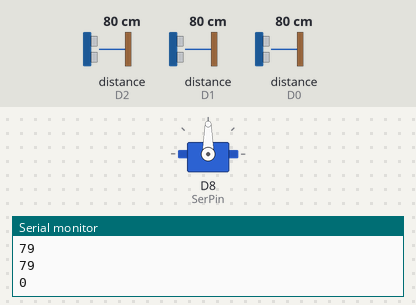
Recording of a sketch running on a simulated ESP8266 (NodeMCU). Parts: servo, the last lines printed to the serial monitor. Inputs (shaded band) come from the test bench; at power-on: distance to the obstacle (sensors on D2, D1, D0) 80 cm. The echo pulse lasts 58.3 µs per cm; WiFi joins after 1.5 s; servers stay silent unless stated; uploads are accepted with an empty reply.

Above: at 2.7 s.
2.8 s: distance to the obstacle (sensor on D2) set to 12 cm
4.3 s: distance to the obstacle (sensor on D2) set to 9 cm
At 5.8 s:
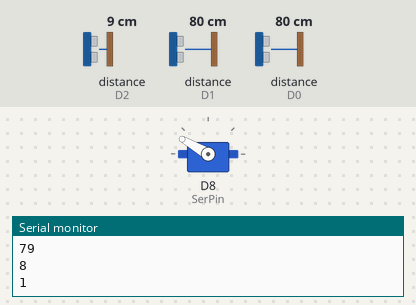
6.1 s: distance to the obstacle (sensor on D2) set to 18 cm
At 8.3 s:
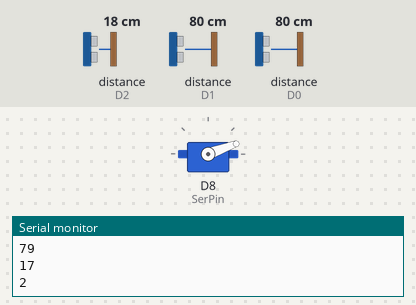
Timing chart, 0 to 9.8 s (numbered marks = the images above; inputs shaded):
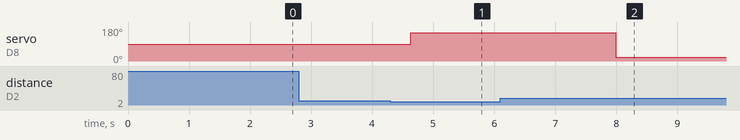

Measured:
- the behaviour switches between 11 and 10 cm on distance to the obstacle (sensor on D2) (found by bisection; images 0 and 1)
- after the input at 4.3 s, servo on D8 (SerPin): 90° → 150° after 0.33 s
- after the input at 6.1 s, servo on D8 (SerPin): 150° → 20° after 1.9 s

The sketch:

IoT_dataSend.ino
```cpp
/*
 * le code enregistre s'il y a un véhicule monte ou descent dans un googlesheet avec un timestamp
 * L'utilisation de RFID est ignoré.
 *
 */

//WIFI*******
#if defined ARDUINO_ARCH_ESP8266  // s'il s'agit d'un ESP8266
#include <ESP8266WiFi.h>
#elif defined ARDUINO_ARCH_ESP32  // s'il s'agit d'un ESP32
#include "WiFi.h"
#endif

#include <WiFiClientSecure.h>
//*******WIFI

#include <Servo.h>


const int sigPin[3] = {D0,D1,D2};
const int SerPin = D8;

int mode = 0;
bool goingUP = true;
int count = 0;
const int margin = 10;
const int servCW = 20;
const int servCCW = 150;
const int servSTOP = 90;
Servo myservo;

//WIFI**********
const char *ssid = "iPhone"; // à remplacer par le nom de votre réseau WiFi
const char *password = "11706224"; // à remplacer par le mot de passe WiFi
const char* host = "script.google.com";
String url;

//à remplacer par le fingerprint SHA1 de votre App Script
// utile pour l'ESP8266 mais pas pour l'ESP32
const char fingerprint[] PROGMEM = "9c 03 67 e3 4e b7 66 21 f3 5d b7 1f f2 06 33 bc 2c ad 17 6a";
//b3 3f f3 e4 5f 76 59 2e f9 a2 0b f7 99 5e 44 89 21 4d 2e 22
int compteur = 0;
//**********WIFI


void setup() {
  Serial.begin(9600); // // Serial Communication is starting with 9600 of baudrate speed

  //WIFI*******************************
  Serial.print("Connexion a ");
  Serial.println(ssid);

  WiFi.begin(ssid, password);
  while (WiFi.status() != WL_CONNECTED)
  {
    delay(500);
    Serial.print(".");
  }

  Serial.println("");
  Serial.println("WiFi connecte");
  //*******************************WIFI

  myservo.attach(SerPin);
}
void loop() {
  CheckReadings();Serial.println(mode);
  //dataSend();
  delay(500);
  myservo.attach(SerPin);
  switch (mode){
    case 0: //waiting for a vehicul to come
      if (ReadSigX(0)<margin)
      {
        myservo.write(servCW);
        mode = 1;
        goingUP = true;
      }
      else if (ReadSigX(2)<margin)
      {
        myservo.write(servCCW);
        mode = 1;
        goingUP = false;
      }
      break;
    case 1: //wait for a vehicul to enter
      if (ReadSigX(0)>margin && ReadSigX(2)>margin && ReadSigX(1)<1000)
      {
        count++;
        dataSend();
        myservo.write(goingUP ? servCCW : servCW);
        mode = 2;
      }
      break;
    case 2: //wait for a vehicul to leave
      if ((ReadSigX(0)<margin || ReadSigX(2)<margin) && ReadSigX(1)>0)
        mode = 3;
      break;
    case 3: //wait for the ground to clear
      if (ReadSigX(0)>margin && ReadSigX(2)>margin && ReadSigX(1)>0)
        mode = 0;
      break;
  }

}

//show the reading data for each sensor on the serial screen
void CheckReadings(){
  Serial.println("=========");
  Serial.println(ReadSigX (0));
  Serial.println(ReadSigX (1));
  Serial.println(ReadSigX (2));
}
//Read and return the data from a specific sensor X in cm
long ReadSigX (int i) {
  pinMode(sigPin[i], OUTPUT);
  digitalWrite(sigPin[i], LOW);
  delayMicroseconds(2);
  digitalWrite(sigPin[i], HIGH);
  delayMicroseconds(10);
  digitalWrite(sigPin[i], LOW);
  pinMode(sigPin[i], INPUT);
  long duration;
  duration = pulseIn(sigPin[i], HIGH);//timeout => duration=0
  return duration * 0.034 / 2; //0.034cm/us
}

void dataSend()
{
  Serial.print("Connexion a ");
  Serial.println(host);

  WiFiClientSecure client;
  client.setInsecure();
  const int httpPort = 443;

  #if defined ARDUINO_ARCH_ESP8266  // s'il s'agit d'un ESP8266
    client.setFingerprint(fingerprint);
    //client.verify(fingerprint, host);
  #endif

  client.connect(host, httpPort);

  if (goingUP)
  url = "/macros/s/AKfycbws1eEV99HAfV9MSQ3hltqjnsiSrM64Hz3q4QFGVk7T3NNUXxE/exec?func=addData&val1=" + String("UP") ;
  else
  url = "/macros/s/AKfycbws1eEV99HAfV9MSQ3hltqjnsiSrM64Hz3q4QFGVk7T3NNUXxE/exec?func=addData&val1=" + String("DOWN") ;

  client.print(String("GET ") + url + " HTTP/1.1\r\n" +
               "Host: " + host + "\r\n" +
               "Connection: close\r\n\r\n");
  delay(500);
  String section = "header";
  while (client.available())
  {
    String line = client.readStringUntil('\r');
    Serial.print(line);
  }
  Serial.println("Fermeture de la connexion.");

}
```
